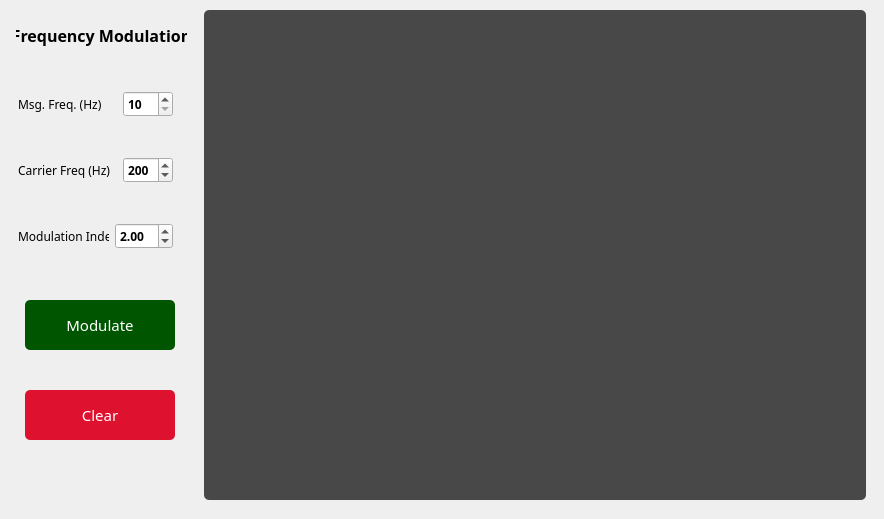
      <widget class="QWidget" name="tab_2">
       <attribute name="title">
        <string>FM</string>
       </attribute>
       <widget class="QLabel" name="label_9">
        <property name="geometry">
         <rect>
          <x>16</x>
          <y>20</y>
          <width>171</width>
          <height>31</height>
         </rect>
        </property>
        <property name="font">
         <font>
          <family>Product Sans</family>
          <pointsize>12</pointsize>
          <weight>75</weight>
          <bold>true</bold>
          <stylestrategy>PreferDefault</stylestrategy>
         </font>
        </property>
        <property name="text">
         <string>Frequency Modulation</string>
        </property>
        <property name="alignment">
         <set>Qt::AlignCenter</set>
        </property>
       </widget>
       <widget class="QPushButton" name="modulateBtnFM">
        <property name="geometry">
         <rect>
          <x>25</x>
          <y>300</y>
          <width>150</width>
          <height>50</height>
         </rect>
        </property>
        <property name="font">
         <font>
          <family>Product Sans</family>
          <pointsize>11</pointsize>
          <weight>50</weight>
          <bold>false</bold>
          <stylestrategy>PreferDefault</stylestrategy>
          <kerning>false</kerning>
         </font>
        </property>
        <property name="focusPolicy">
         <enum>Qt::StrongFocus</enum>
        </property>
        <property name="acceptDrops">
         <bool>false</bool>
        </property>
        <property name="autoFillBackground">
         <bool>false</bool>
        </property>
        <property name="styleSheet">
         <string notr="true">QPushButton {
background-color: rgb(0, 85, 0);
border-radius: 5px;
color: #FFFFFF;
}

QPushButton:hover {
background-color: rgb(0, 100, 0);
}</string>
        </property>
        <property name="text">
         <string>Modulate</string>
        </property>
        <property name="iconSize">
         <size>
          <width>16</width>
          <height>16</height>
         </size>
        </property>
        <property name="autoDefault">
         <bool>false</bool>
        </property>
        <property name="default">
         <bool>false</bool>
        </property>
        <property name="flat">
         <bool>false</bool>
        </property>
       </widget>
       <widget class="QPushButton" name="clearBtnFM">
        <property name="geometry">
         <rect>
          <x>25</x>
          <y>390</y>
          <width>150</width>
          <height>50</height>
         </rect>
        </property>
        <property name="font">
         <font>
          <family>Product Sans</family>
          <pointsize>11</pointsize>
          <weight>50</weight>
          <bold>false</bold>
          <stylestrategy>PreferDefault</stylestrategy>
          <kerning>false</kerning>
         </font>
        </property>
        <property name="focusPolicy">
         <enum>Qt::StrongFocus</enum>
        </property>
        <property name="acceptDrops">
         <bool>false</bool>
        </property>
        <property name="autoFillBackground">
         <bool>false</bool>
        </property>
        <property name="styleSheet">
         <string notr="true">QPushButton {
background-color: #de122f;
border-radius: 5px;
color: #FFFFFF;
}

QPushButton:hover {
background-color: #ef344f;
}</string>
        </property>
        <property name="text">
         <string>Clear</string>
        </property>
        <property name="iconSize">
         <size>
          <width>16</width>
          <height>16</height>
         </size>
        </property>
        <property name="autoDefault">
         <bool>false</bool>
        </property>
        <property name="default">
         <bool>false</bool>
        </property>
        <property name="flat">
         <bool>false</bool>
        </property>
       </widget>
       <widget class="QFrame" name="FM_graph_layout">
        <property name="geometry">
         <rect>
          <x>195</x>
          <y>0</y>
          <width>680</width>
          <height>510</height>
         </rect>
        </property>
        <property name="sizePolicy">
         <sizepolicy hsizetype="Fixed" vsizetype="Fixed">
          <horstretch>0</horstretch>
          <verstretch>0</verstretch>
         </sizepolicy>
        </property>
        <property name="maximumSize">
         <size>
          <width>880</width>
          <height>510</height>
         </size>
        </property>
        <property name="styleSheet">
         <string notr="true"/>
        </property>
        <layout class="QVBoxLayout" name="graph_layout_2">
         <item>
          <widget class="MplWidget" name="MplWidgetFM" native="true">
           <property name="sizePolicy">
            <sizepolicy hsizetype="Preferred" vsizetype="Preferred">
             <horstretch>0</horstretch>
             <verstretch>0</verstretch>
            </sizepolicy>
           </property>
           <property name="maximumSize">
            <size>
             <width>880</width>
             <height>490</height>
            </size>
           </property>
           <property name="styleSheet">
            <string notr="true">background-color: rgba(0,0,0,0.7);
border-radius: 5px;</string>
           </property>
          </widget>
         </item>
        </layout>
       </widget>
       <widget class="QFrame" name="dataInpBox_2">
        <property name="geometry">
         <rect>
          <x>0</x>
          <y>60</y>
          <width>191</width>
          <height>221</height>
         </rect>
        </property>
        <layout class="QVBoxLayout" name="verticalLayout_3">
         <item>
          <widget class="QFrame" name="horizontalFrame_4">
           <property name="maximumSize">
            <size>
             <width>16777215</width>
             <height>50</height>
            </size>
           </property>
           <layout class="QHBoxLayout" name="horizontalLayout_6">
            <item>
             <widget class="QLabel" name="label_10">
              <property name="font">
               <font>
                <family>Product Sans</family>
                <pointsize>9</pointsize>
                <weight>50</weight>
                <bold>false</bold>
                <stylestrategy>PreferDefault</stylestrategy>
               </font>
              </property>
              <property name="text">
               <string>Msg. Freq. (Hz)     </string>
              </property>
             </widget>
            </item>
            <item>
             <widget class="QSpinBox" name="msgFreqInputFM">
              <property name="font">
               <font>
                <family>Product Sans</family>
                <weight>75</weight>
                <bold>true</bold>
                <stylestrategy>PreferDefault</stylestrategy>
               </font>
              </property>
              <property name="minimum">
               <number>10</number>
              </property>
              <property name="maximum">
               <number>50</number>
              </property>
              <property name="value">
               <number>10</number>
              </property>
             </widget>
            </item>
           </layout>
          </widget>
         </item>
         <item>
          <widget class="QFrame" name="horizontalFrame_6">
           <property name="maximumSize">
            <size>
             <width>16777215</width>
             <height>50</height>
            </size>
           </property>
           <layout class="QHBoxLayout" name="horizontalLayout_8">
            <item>
             <widget class="QLabel" name="label_12">
              <property name="font">
               <font>
                <family>Product Sans</family>
                <pointsize>9</pointsize>
                <weight>50</weight>
                <bold>false</bold>
                <stylestrategy>PreferDefault</stylestrategy>
               </font>
              </property>
              <property name="text">
               <string>Carrier Freq (Hz)  </string>
              </property>
             </widget>
            </item>
            <item>
             <widget class="QSpinBox" name="carrierFreqInputFM">
              <property name="font">
               <font>
                <family>Product Sans</family>
                <weight>75</weight>
                <bold>true</bold>
                <stylestrategy>PreferDefault</stylestrategy>
               </font>
              </property>
              <property name="minimum">
               <number>100</number>
              </property>
              <property name="maximum">
               <number>500</number>
              </property>
              <property name="value">
               <number>200</number>
              </property>
             </widget>
            </item>
           </layout>
          </widget>
         </item>
         <item>
          <widget class="QFrame" name="horizontalFrame_7">
           <property name="sizePolicy">
            <sizepolicy hsizetype="Preferred" vsizetype="Preferred">
             <horstretch>0</horstretch>
             <verstretch>0</verstretch>
            </sizepolicy>
           </property>
           <property name="maximumSize">
            <size>
             <width>16777215</width>
             <height>50</height>
            </size>
           </property>
           <layout class="QHBoxLayout" name="horizontalLayout_9">
            <item>
             <widget class="QLabel" name="label_13">
              <property name="font">
               <font>
                <family>Product Sans</family>
                <pointsize>9</pointsize>
                <weight>50</weight>
                <bold>false</bold>
                <stylestrategy>PreferDefault</stylestrategy>
               </font>
              </property>
              <property name="text">
               <string>Modulation Index</string>
              </property>
             </widget>
            </item>
            <item>
             <widget class="QDoubleSpinBox" name="modIndexInputFM">
              <property name="font">
               <font>
                <family>Product Sans</family>
                <weight>75</weight>
                <bold>true</bold>
                <stylestrategy>PreferDefault</stylestrategy>
               </font>
              </property>
              <property name="minimum">
               <double>1.000000000000000</double>
              </property>
              <property name="maximum">
               <double>10.000000000000000</double>
              </property>
              <property name="value">
               <double>2.000000000000000</double>
              </property>
             </widget>
            </item>
           </layout>
          </widget>
         </item>
        </layout>
       </widget>
      </widget>
